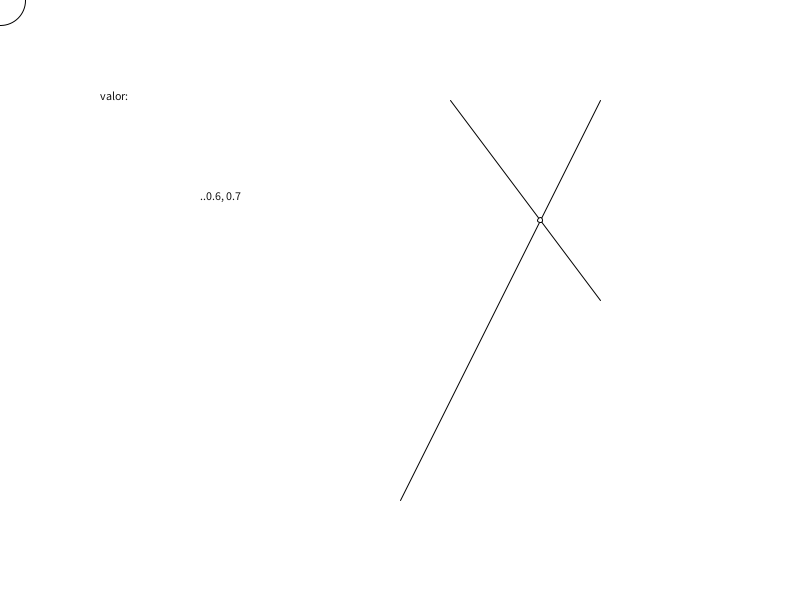
Frame 1 (no input)
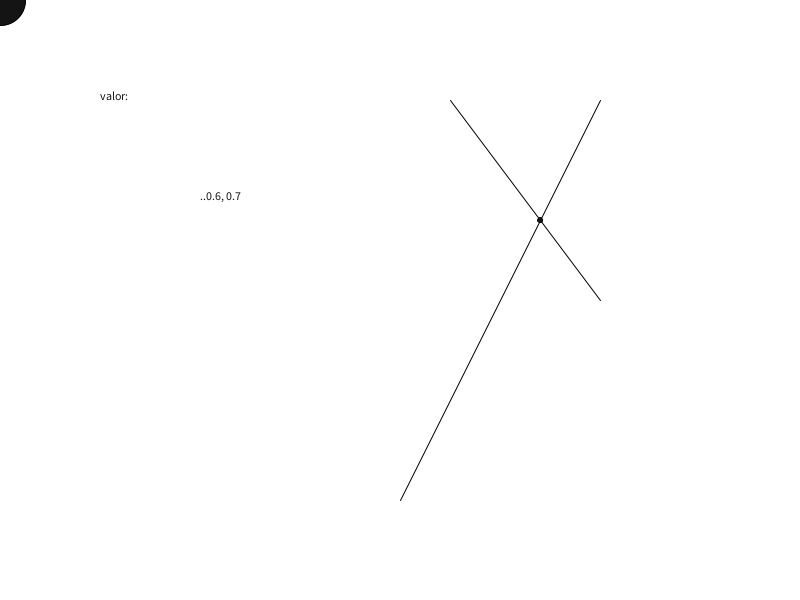
Frame 60 (the mouse pressed at the canvas centre just before this capture)
Frame 120 (the mouse held since frame 60 and released just before this capture): identical to frame 60, image omitted

The Processing sketch that drew these frames (run headless with seeded random() and noise(); from frame 60 on, the mouse is pressed at the canvas centre):

// Processing sketch: intersect
// ── intersect.pde

Punto A;
Punto B;
Punto C;
Punto D;

void setup(){
     size(800, 600);     
     background(255);
    
    A = new Punto(450, 100);
    B = new Punto(600, 300);
    
    C = new Punto(400, 500);
    D = new Punto(600, 100);
    
  }
  
void draw(){
    
  background(255);
  line (A.x, A.y, B.x, B.y);
  line (C.x, C.y, D.x, D.y);
   boolean ret;
   ret = linesTouching(A.x, A.y, B.x, B.y, C.x, C.y, D.x, D.y);
   if(ret){
     lineIntersection(A.x, A.y, B.x, B.y, C.x, C.y, D.x, D.y);
   }
    print(ret);
       
  }
  
boolean linesTouching(float x1, float y1, float x2, float y2, float x3, float y3, float x4, float y4) {
  float denominator = ((x2 - x1) * (y4 - y3)) - ((y2 - y1) * (x4 - x3));
  float numerator1 = ((y1 - y3) * (x4 - x3)) - ((x1 - x3) * (y4 - y3));
  float numerator2 = ((y1 - y3) * (x2 - x1)) - ((x1 - x3) * (y2 - y1));

  // Detect coincident lines (has a problem, read below)
  if (denominator == 0) return numerator1 == 0 && numerator2 == 0;

  float r = numerator1 / denominator;
  float s = numerator2 / denominator;
  
  return (r >= 0 && r <= 1) && (s >= 0 && s <= 1);
}

PVector lineIntersection(float x1, float y1, float x2, float y2, float x3, float y3, float x4, float y4) {
  
  // calculate the distance to intersection point
  float uA = ((x4-x3)*(y1-y3) - (y4-y3)*(x1-x3)) / ((y4-y3)*(x2-x1) - (x4-x3)*(y2-y1));
  float uB = ((x2-x1)*(y1-y3) - (y2-y1)*(x1-x3)) / ((y4-y3)*(x2-x1) - (x4-x3)*(y2-y1));

  // if uA and uB are between 0-1, lines are colliding
  if (uA >= 0 && uA <= 1 && uB >= 0 && uB <= 1) {
    ellipse(x1 + (uA * (x2-x1)), y1 + (uA * (y2-y1)), 5, 5);
    ellipse(uA, uB, 50,50);
    fill(20);
    text(".." + uA + ", " + uB, 200, 200);
    text("valor: "  , 100, 100);
    return new PVector(x1 + (uA * (x2-x1)), y1 + (uA * (y2-y1)));
  }
  return null;
}



/* Controller to switch between the different screens. It changes the GameState and draw() function is launched automatically */   
void keyPressed(){   
  
    if(key == CODED){
      switch(keyCode){
        case LEFT:
          C.x -= 10;
          D.x -=10;
          break;
        case RIGHT:
          C.x += 10;
          D.x +=10;
          break;    
      }
      }
}

// ── Punto.pde
class Punto{
  

int x;
int y;

public Punto(int x, int y){
  this.x = x;
  this.y = y;
}

}
